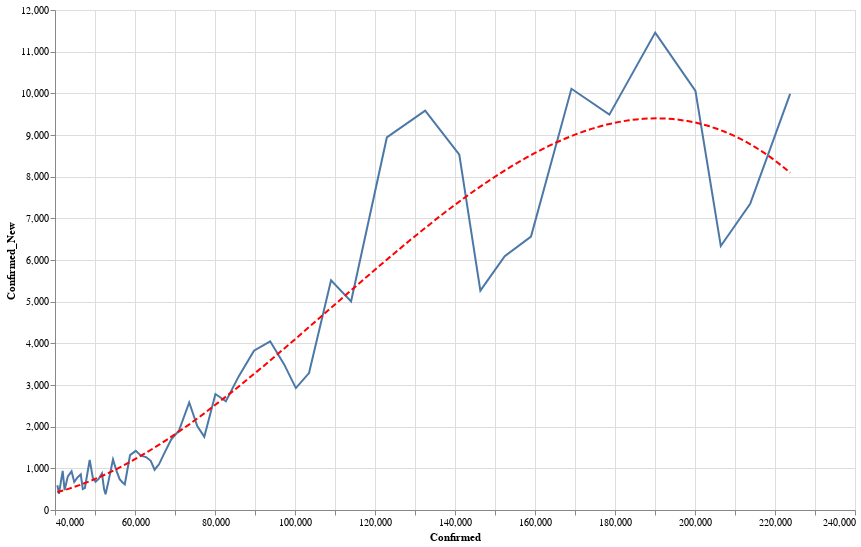

The cell this chart's notebook holds for it:
### Code cell
data = state_data('US')
state = alt.Chart(data[data['State'] == 'FL'].sort_values('Date').tail(60)).mark_line().encode(
    x='Confirmed:Q',
    y='Confirmed_New:Q'
)
reg = state.transform_regression("Confirmed", "Confirmed_New", method="poly").mark_line(color='red', strokeDash=[6,3])
(state+reg).properties(width=800, height=500).interactive()

### Figure 1 — Vega-Lite specification as saved in the notebook (floating-point values rounded to 4 significant figures)
{"config": {"view": {"continuousWidth": 400, "continuousHeight": 300}}, "layer": [{"mark": "line", "encoding": {"x": {"type": "quantitative", "field": "Confirmed"}, "y": {"type": "quantitative", "field": "Confirmed_New"}}, "selection": {"selector004": {"type": "interval", "bind": "scales", "encodings": ["x", "y"]}}}, {"mark": {"type": "line", "color": "red", "strokeDash": [6, 3]}, "encoding": {"x": {"type": "quantitative", "field": "Confirmed"}, "y": {"type": "quantitative", "field": "Confirmed_New"}}, "transform": [{"on": "Confirmed", "regression": "Confirmed_New", "method": "poly"}]}], "data": {"name": "data-b0cef7bc41638db9d8792b8dde3aae41"}, "height": 500, "width": 800, "$schema": "https://vega.github.io/schema/vega-lite/v4.0.2.json", "datasets": {"data-b0cef7bc41638db9d8792b8dde3aae41": [{"State": "FL", "Date": "05-10-2020", "Confirmed": 40600.0, "Deaths": 1721.0, "Recovered": 0.0, "Confirmed_New": 595.0, "Deaths_New": 6.0, "Recovered_New": 0.0, "Active": 38880.0}, {"State": "FL", "Date": "05-11-2020", "Confirmed": 40980.0, "Deaths": 1735.0, "Recovered": 0.0, "Confirmed_New": 386.0, "Deaths_New": 14.0, "Recovered_New": 0.0, "Active": 39250.0}, {"State": "FL", "Date": "05-12-2020", "Confirmed": 41920.0, "Deaths": 1779.0, "Recovered": 0.0, "Confirmed_New": 941.0, "Deaths_New": 44.0, "Recovered_New": 0.0, "Active": 40140.0}, {"State": "FL", "Date": "05-13-2020", "Confirmed": 42400.0, "Deaths": 1827.0, "Recovered": 0.0, "Confirmed_New": 479.0, "Deaths_New": 48.0, "Recovered_New": 0.0, "Active": 40580.0}, {"State": "FL", "Date": "05-14-2020", "Confirmed": 43210.0, "Deaths": 1875.0, "Recovered": 0.0, "Confirmed_New": 808.0, "Deaths_New": 48.0, "Recovered_New": 0.0, "Active": 41340.0}, {"State": "FL", "Date": "05-15-2020", "Confirmed": 44140.0, "Deaths": 1917.0, "Recovered": 0.0, "Confirmed_New": 928.0, "Deaths_New": 42.0, "Recovered_New": 0.0, "Active": 42220.0}, {"State": "FL", "Date": "05-16-2020", "Confirmed": 44810.0, "Deaths": 1964.0, "Recovered": 0.0, "Confirmed_New": 673.0, "Deaths_New": 47.0, "Recovered_New": 0.0, "Active": 42850.0}, {"State": "FL", "Date": "05-17-2020", "Confirmed": 45590.0, "Deaths": 1973.0, "Recovered": 0.0, "Confirmed_New": 777.0, "Deaths_New": 9.0, "Recovered_New": 0.0, "Active": 43620.0}, {"State": "FL", "Date": "05-18-2020", "Confirmed": 46440.0, "Deaths": 1997.0, "Recovered": 0.0, "Confirmed_New": 854.0, "Deaths_New": 24.0, "Recovered_New": 0.0, "Active": 44440.0}, {"State": "FL", "Date": "05-19-2020", "Confirmed": 46940.0, "Deaths": 2052.0, "Recovered": 0.0, "Confirmed_New": 502.0, "Deaths_New": 55.0, "Recovered_New": 0.0, "Active": 44890.0}, {"State": "FL", "Date": "05-20-2020", "Confirmed": 47470.0, "Deaths": 2096.0, "Recovered": 0.0, "Confirmed_New": 527.0, "Deaths_New": 44.0, "Recovered_New": 0.0, "Active": 45380.0}, {"State": "FL", "Date": "05-21-2020", "Confirmed": 48680.0, "Deaths": 2144.0, "Recovered": 0.0, "Confirmed_New": 1204.0, "Deaths_New": 48.0, "Recovered_New": 0.0, "Active": 46530.0}, {"State": "FL", "Date": "05-22-2020", "Confirmed": 49450.0, "Deaths": 2190.0, "Recovered": 0.0, "Confirmed_New": 776.0, "Deaths_New": 46.0, "Recovered_New": 0.0, "Active": 47260.0}, {"State": "FL", "Date": "05-23-2020", "Confirmed": 50130.0, "Deaths": 2233.0, "Recovered": 0.0, "Confirmed_New": 676.0, "Deaths_New": 43.0, "Recovered_New": 0.0, "Active": 47890.0}, {"State": "FL", "Date": "05-24-2020", "Confirmed": 50870.0, "Deaths": 2237.0, "Recovered": 0.0, "Confirmed_New": 740.0, "Deaths_New": 4.0, "Recovered_New": 0.0, "Active": 48630.0}, {"State": "FL", "Date": "05-25-2020", "Confirmed": 51750.0, "Deaths": 2252.0, "Recovered": 0.0, "Confirmed_New": 879.0, "Deaths_New": 15.0, "Recovered_New": 0.0, "Active": 49490.0}, {"State": "FL", "Date": "05-26-2020", "Confirmed": 52260.0, "Deaths": 2259.0, "Recovered": 0.0, "Confirmed_New": 509.0, "Deaths_New": 7.0, "Recovered_New": 0.0, "Active": 50000.0}, {"State": "FL", "Date": "05-27-2020", "Confirmed": 52630.0, "Deaths": 2319.0, "Recovered": 0.0, "Confirmed_New": 379.0, "Deaths_New": 60.0, "Recovered_New": 0.0, "Active": 50320.0}, {"State": "FL", "Date": "05-28-2020", "Confirmed": 53280.0, "Deaths": 2364.0, "Recovered": 0.0, "Confirmed_New": 651.0, "Deaths_New": 45.0, "Recovered_New": 0.0, "Active": 50920.0}, {"State": "FL", "Date": "05-29-2020", "Confirmed": 54500.0, "Deaths": 2413.0, "Recovered": 0.0, "Confirmed_New": 1212.0, "Deaths_New": 49.0, "Recovered_New": 0.0, "Active": 52080.0}, {"State": "FL", "Date": "05-30-2020", "Confirmed": 55420.0, "Deaths": 2447.0, "Recovered": 0.0, "Confirmed_New": 927.0, "Deaths_New": 34.0, "Recovered_New": 0.0, "Active": 52980.0}, {"State": "FL", "Date": "05-31-2020", "Confirmed": 56160.0, "Deaths": 2451.0, "Recovered": 0.0, "Confirmed_New": 739.0, "Deaths_New": 4.0, "Recovered_New": 0.0, "Active": 53710.0}, {"State": "FL", "Date": "06-01-2020", "Confirmed": 56830.0, "Deaths": 2460.0, "Recovered": 0.0, "Confirmed_New": 667.0, "Deaths_New": 9.0, "Recovered_New": 0.0, "Active": 54370.0}, {"State": "FL", "Date": "06-02-2020", "Confirmed": 57450.0, "Deaths": 2530.0, "Recovered": 0.0, "Confirmed_New": 617.0, "Deaths_New": 70.0, "Recovered_New": 0.0, "Active": 54920.0}, {"State": "FL", "Date": "06-03-2020", "Confirmed": 58760.0, "Deaths": 2566.0, "Recovered": 0.0, "Confirmed_New": 1317.0, "Deaths_New": 36.0, "Recovered_New": 0.0, "Active": 56200.0}, {"State": "FL", "Date": "06-04-2020", "Confirmed": 60180.0, "Deaths": 2607.0, "Recovered": 0.0, "Confirmed_New": 1419.0, "Deaths_New": 41.0, "Recovered_New": 0.0, "Active": 57580.0}, {"State": "FL", "Date": "06-05-2020", "Confirmed": 61490.0, "Deaths": 2660.0, "Recovered": 0.0, "Confirmed_New": 1305.0, "Deaths_New": 53.0, "Recovered_New": 0.0, "Active": 58830.0}, {"State": "FL", "Date": "06-06-2020", "Confirmed": 62760.0, "Deaths": 2688.0, "Recovered": 0.0, "Confirmed_New": 1270.0, "Deaths_New": 28.0, "Recovered_New": 0.0, "Active": 60070.0}, {"State": "FL", "Date": "06-07-2020", "Confirmed": 63940.0, "Deaths": 2700.0, "Recovered": 0.0, "Confirmed_New": 1180.0, "Deaths_New": 12.0, "Recovered_New": 0.0, "Active": 61240.0}, {"State": "FL", "Date": "06-08-2020", "Confirmed": 64900.0, "Deaths": 2712.0, "Recovered": 0.0, "Confirmed_New": 966.0, "Deaths_New": 12.0, "Recovered_New": 0.0, "Active": 62190.0}, {"State": "FL", "Date": "06-09-2020", "Confirmed": 66000.0, "Deaths": 2765.0, "Recovered": 0.0, "Confirmed_New": 1096.0, "Deaths_New": 53.0, "Recovered_New": 0.0, "Active": 63240.0}, {"State": "FL", "Date": "06-10-2020", "Confirmed": 67370.0, "Deaths": 2801.0, "Recovered": 0.0, "Confirmed_New": 1371.0, "Deaths_New": 36.0, "Recovered_New": 0.0, "Active": 64570.0}, {"State": "FL", "Date": "06-11-2020", "Confirmed": 69070.0, "Deaths": 2848.0, "Recovered": 0.0, "Confirmed_New": 1698.0, "Deaths_New": 47.0, "Recovered_New": 0.0, "Active": 66220.0}, {"State": "FL", "Date": "06-12-2020", "Confirmed": 70970.0, "Deaths": 2877.0, "Recovered": 0.0, "Confirmed_New": 1902.0, "Deaths_New": 29.0, "Recovered_New": 0.0, "Active": 68090.0}, {"State": "FL", "Date": "06-13-2020", "Confirmed": 73550.0, "Deaths": 2925.0, "Recovered": 0.0, "Confirmed_New": 2581.0, "Deaths_New": 48.0, "Recovered_New": 0.0, "Active": 70630.0}, {"State": "FL", "Date": "06-14-2020", "Confirmed": 75570.0, "Deaths": 2931.0, "Recovered": 0.0, "Confirmed_New": 2016.0, "Deaths_New": 6.0, "Recovered_New": 0.0, "Active": 72640.0}, {"State": "FL", "Date": "06-15-2020", "Confirmed": 77330.0, "Deaths": 2938.0, "Recovered": 0.0, "Confirmed_New": 1758.0, "Deaths_New": 7.0, "Recovered_New": 0.0, "Active": 74390.0}, {"State": "FL", "Date": "06-16-2020", "Confirmed": 80110.0, "Deaths": 2993.0, "Recovered": 0.0, "Confirmed_New": 2783.0, "Deaths_New": 55.0, "Recovered_New": 0.0, "Active": 77120.0}, {"State": "FL", "Date": "06-17-2020", "Confirmed": 82720.0, "Deaths": 3018.0, "Recovered": 0.0, "Confirmed_New": 2610.0, "Deaths_New": 25.0, "Recovered_New": 0.0, "Active": 79700.0}, {"State": "FL", "Date": "06-18-2020", "Confirmed": 85930.0, "Deaths": 3061.0, "Recovered": 0.0, "Confirmed_New": 3207.0, "Deaths_New": 43.0, "Recovered_New": 0.0, "Active": 82860.0}, {"State": "FL", "Date": "06-19-2020", "Confirmed": 89750.0, "Deaths": 3104.0, "Recovered": 0.0, "Confirmed_New": 3822.0, "Deaths_New": 43.0, "Recovered_New": 0.0, "Active": 86640.0}, {"State": "FL", "Date": "06-20-2020", "Confirmed": 93800.0, "Deaths": 3144.0, "Recovered": 0.0, "Confirmed_New": 4049.0, "Deaths_New": 40.0, "Recovered_New": 0.0, "Active": 90650.0}, {"State": "FL", "Date": "06-21-2020", "Confirmed": 97290.0, "Deaths": 3161.0, "Recovered": 0.0, "Confirmed_New": 3494.0, "Deaths_New": 17.0, "Recovered_New": 0.0, "Active": 94130.0}, {"State": "FL", "Date": "06-22-2020", "Confirmed": 100200.0, "Deaths": 3173.0, "Recovered": 0.0, "Confirmed_New": 2926.0, "Deaths_New": 12.0, "Recovered_New": 0.0, "Active": 97040.0}, {"State": "FL", "Date": "06-23-2020", "Confirmed": 103500.0, "Deaths": 3238.0, "Recovered": 0.0, "Confirmed_New": 3286.0, "Deaths_New": 65.0, "Recovered_New": 0.0, "Active": 100300.0}, {"State": "FL", "Date": "06-24-2020", "Confirmed": 109000.0, "Deaths": 3281.0, "Recovered": 0.0, "Confirmed_New": 5511.0, "Deaths_New": 43.0, "Recovered_New": 0.0, "Active": 105700.0}, {"State": "FL", "Date": "06-25-2020", "Confirmed": 114000.0, "Deaths": 3327.0, "Recovered": 0.0, "Confirmed_New": 5004.0, "Deaths_New": 46.0, "Recovered_New": 0.0, "Active": 110700.0}, {"State": "FL", "Date": "06-26-2020", "Confirmed": 123000.0, "Deaths": 3366.0, "Recovered": 0.0, "Confirmed_New": 8942.0, "Deaths_New": 39.0, "Recovered_New": 0.0, "Active": 119600.0}, {"State": "FL", "Date": "06-27-2020", "Confirmed": 132500.0, "Deaths": 3390.0, "Recovered": 0.0, "Confirmed_New": 9585.0, "Deaths_New": 24.0, "Recovered_New": 0.0, "Active": 129200.0}, {"State": "FL", "Date": "06-28-2020", "Confirmed": 141100.0, "Deaths": 3419.0, "Recovered": 0.0, "Confirmed_New": 8530.0, "Deaths_New": 29.0, "Recovered_New": 0.0, "Active": 137700.0}, {"State": "FL", "Date": "06-29-2020", "Confirmed": 146300.0, "Deaths": 3447.0, "Recovered": 0.0, "Confirmed_New": 5266.0, "Deaths_New": 28.0, "Recovered_New": 0.0, "Active": 142900.0}, {"State": "FL", "Date": "06-30-2020", "Confirmed": 152400.0, "Deaths": 3505.0, "Recovered": 0.0, "Confirmed_New": 6093.0, "Deaths_New": 58.0, "Recovered_New": 0.0, "Active": 148900.0}, {"State": "FL", "Date": "07-01-2020", "Confirmed": 159000.0, "Deaths": 3550.0, "Recovered": 0.0, "Confirmed_New": 6563.0, "Deaths_New": 45.0, "Recovered_New": 0.0, "Active": 155400.0}, {"State": "FL", "Date": "07-02-2020", "Confirmed": 169100.0, "Deaths": 3617.0, "Recovered": 0.0, "Confirmed_New": 10110.0, "Deaths_New": 67.0, "Recovered_New": 0.0, "Active": 165500.0}, {"State": "FL", "Date": "07-03-2020", "Confirmed": 178600.0, "Deaths": 3684.0, "Recovered": 0.0, "Confirmed_New": 9488.0, "Deaths_New": 67.0, "Recovered_New": 0.0, "Active": 174900.0}, {"State": "FL", "Date": "07-04-2020", "Confirmed": 190100.0, "Deaths": 3702.0, "Recovered": 0.0, "Confirmed_New": 11460.0, "Deaths_New": 18.0, "Recovered_New": 0.0, "Active": 186400.0}, {"State": "FL", "Date": "07-05-2020", "Confirmed": 200100.0, "Deaths": 3731.0, "Recovered": 0.0, "Confirmed_New": 10060.0, "Deaths_New": 29.0, "Recovered_New": 0.0, "Active": 196400.0}, {"State": "FL", "Date": "07-06-2020", "Confirmed": 206400.0, "Deaths": 3778.0, "Recovered": 0.0, "Confirmed_New": 6336.0, "Deaths_New": 47.0, "Recovered_New": 0.0, "Active": 202700.0}, {"State": "FL", "Date": "07-07-2020", "Confirmed": 213800.0, "Deaths": 3841.0, "Recovered": 0.0, "Confirmed_New": 7347.0, "Deaths_New": 63.0, "Recovered_New": 0.0, "Active": 210000.0}, {"State": "FL", "Date": "07-08-2020", "Confirmed": 223800.0, "Deaths": 3889.0, "Recovered": 0.0, "Confirmed_New": 9989.0, "Deaths_New": 48.0, "Recovered_New": 0.0, "Active": 219900.0}]}}
